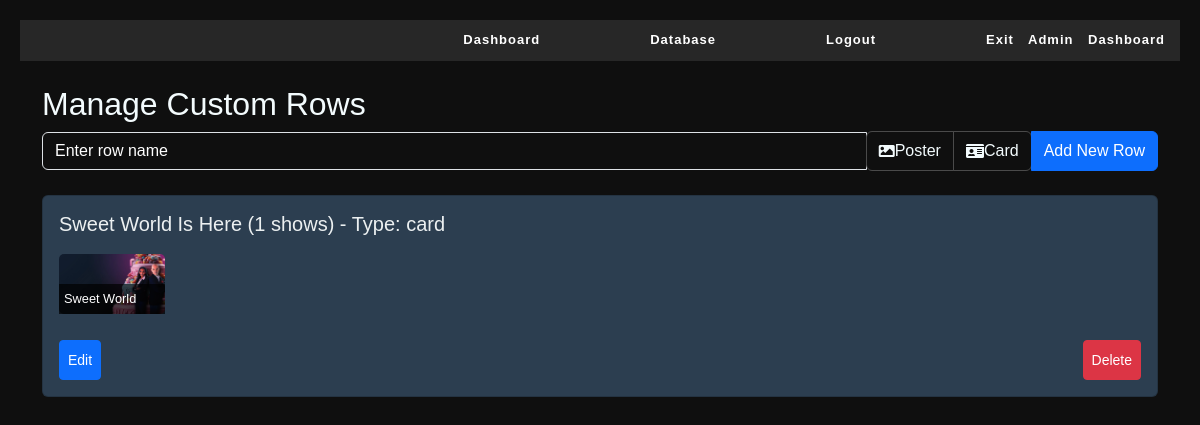
The page /custom_rows (signed in) on the database its author committed.
### app/models.py (models this page shows)
class CustomRow(db.Model):
    id = db.Column(db.String(36), primary_key=True, default=lambda: str(uuid.uuid4()))
    name = db.Column(db.String(100), nullable=False)
    shows = db.relationship('Show', secondary=custom_row_shows, backref='custom_rows')
    show_order = db.Column(MutableList.as_mutable(PickleType), default=[])
    order = db.Column(db.Integer, nullable=False, default=0)
    row_type = db.Column(db.String(20), default='poster')  # 'poster' or 'card'
    custom_text = db.Column(db.Text)  # For the customizable text blob
    show_custom_text = db.Column(db.JSON, default={})

class Show(db.Model):
    id = db.Column(db.String(36), primary_key=True)
    name = db.Column(db.String(100), nullable=False)
    description = db.Column(db.Text)
    poster_url = db.Column(db.String(200), nullable=False)
    logo_url = db.Column(db.String(200))
    banner_poster_url = db.Column(db.String(200))
    air_time = db.Column(db.String(50))
    seasons = db.relationship('Season', backref='show', lazy=True)
    theme_color = db.Column(db.String(7))
    card_image_url = db.Column(db.String(200))

### app/routes/admin.py (the view, shortened to what this page needs)
@bp.route('/custom_rows', methods=['GET', 'POST'])
@login_required
def manage_custom_rows():
    custom_rows = CustomRow.query.order_by(CustomRow.order).all()
    for row in custom_rows:
        row.ordered_shows = sorted(row.shows, key=lambda x: row.show_order.index(x.id) if x.id in row.show_order else len(row.show_order))
    return render_template('custom_rows.html', custom_rows=custom_rows)

### app/__init__.py (called while the page is built)
def create_app():
    app = Flask(__name__)
    app.config['UPLOAD_FOLDER'] = os.path.join(app.root_path, 'static', 'uploads')
    app.config.from_object(Config)
    app.jinja_env.filters['time_to_12hour'] = time_to_12hour
    app.jinja_env.filters['format_air_time'] = format_air_time
    db.init_app(app)
    login_manager = LoginManager(app)
    login_manager.login_view = 'auth.login'
    @login_manager.user_loader
    def load_user(user_id):
        return User.query.get(int(user_id))
    from app.routes import main, admin, auth
    app.register_blueprint(main.bp)
    app.register_blueprint(admin.bp)
    app.register_blueprint(auth.bp)
    return app

### app/templates/custom_rows.html (shortened to what this page needs)
<!DOCTYPE html>
<html lang="en">
<head>
    <link rel="stylesheet" href="{{ url_for('static', filename='css/style.css') }}">
    <link rel="stylesheet" href="https://cdnjs.cloudflare.com/ajax/libs/font-awesome/5.15.3/css/all.min.css">
    <link href="https://cdn.jsdelivr.net/npm/bootstrap@5.3.0/dist/css/bootstrap.min.css" rel="stylesheet">
    <link rel="stylesheet" href="https://code.jquery.com/ui/1.12.1/themes/base/jquery-ui.css">
</head>
<body>
    <header>
        <nav>
            <ul class="nav-links">
                <li><a href="{{ url_for('admin.admin_dashboard') }}">Dashboard</a></li>
                <li><a href="{{ url_for('admin.admin_database') }}">Database</a></li>
                <li><a href="{{ url_for('auth.logout') }}">Logout</a></li>
                <li><a href="{{ url_for('main.show_selection') }}">Exit Admin Dashboard</a></li>
            </ul>
        </nav>
    </header>
    <main class="container mt-4">
        <h2>Manage Custom Rows</h2>
        <form method="POST" class="mb-4">
            <div class="input-group">
                <input type="text" class="form-control" name="name" required placeholder="Enter row name" style="background-color: transparent; color: #ecf0f1 !important;">
                <div class="btn-group" role="group" aria-label="Row type">
                    <label class="btn btn-outline-secondary" for="poster"><i class="fas fa-image"></i> Poster</label>
                    <label class="btn btn-outline-secondary" for="card"><i class="fas fa-id-card"></i> Card</label>
                </div>
                <button type="submit" class="btn btn-primary">Add New Row</button>
            </div>
        </form>
        <div id="sortable-rows">
            {% for row in custom_rows %}
            <div class="card custom-row-card" data-row-id="{{ row.id }}">
                <div class="card-body">
                    <h5 class="card-title">{{ row.name }} ({{ row.shows|length }} shows) - Type: {{ row.row_type }}</h5>
            <div class="custom-row-show-preview">
                {% for show in row.ordered_shows %}
                    {% if row.row_type == 'poster' %}
                        <img class="custom-row-preview-image" src="{{ show.poster_url }}" alt="{{ show.name }}" title="{{ show.name }}">
                    {% else %}
                        <div class="custom-row-card-preview" style="background-image: url('{{ show.card_image_url or show.banner_poster_url }}');">
                            <div class="custom-row-card-preview-content">{{ show.name }}</div>
                        </div>
                    {% endif %}
                {% endfor %}
            </div>
                    <div class="row-actions mt-3">
                        <a href="{{ url_for('admin.edit_custom_row', row_id=row.id) }}" class="btn btn-sm btn-primary">Edit</a>
                        <a href="{{ url_for('admin.delete_custom_row', row_id=row.id) }}" class="btn btn-sm btn-danger" onclick="return confirm('Are you sure you want to delete this row?');">Delete</a>
                    </div>
                </div>
            </div>
            {% endfor %}
        </div>
    </main>
</body>
</html>

### app/static/css/style.css (style rules this page uses)
body { font-family: 'Aileron', sans-serif !important; line-height: 1.6 !important; margin: 0 !important; padding: 20px !important; background-color: #0f0f0f !important; }
h1, h2, h3, h4 { font-weight: 900; color: #f3fbfd !important; font-size: 1.8rem; }
p, label, input { font-weight: 900; color: #f3fbfd !important; }
a { color: #007bff; text-decoration: none; }
header { background-color: rgba(255, 255, 255, 0.1); padding: 10px 0; }
.nav-links { list-style-type: none; padding: 0; margin: 0; display: flex; justify-content: center; }
.nav-links li { margin: 0 15px; }
.nav-links a { color: #f3fbfd; text-decoration: none; font-weight: bold; transition: color 0.3s; }
.btn { display: inline-block; height: 40px; padding: 8px 16px; border-radius: 5px; text-decoration: none; text-align: center; transition: background-color 0.3s, color 0.3s; }
.btn-primary { background-color: #007bff; color: white; }
.btn-danger { background-color: #dc3545; color: white; }
.nav-links { display: flex; justify-content: right; gap: 40px; }
.nav-links a { color: white; text-decoration: none; margin-left: 40px; font-size: 13px; transition: color 0.3s ease, transform 0.3s ease; letter-spacing: 1px; word-spacing: 10px; display: flex; align-items: center; height: 100%; }
body { padding-top: 70px; }
:root { --glow-color: var(--theme-color, rgba(255, 255, 255, 0.5)); }

### app/templates/custom_rows.html (style rules this page uses)
.custom-row-card { margin-bottom: 20px; background-color: #2c3e50; color: #ecf0f1; cursor: move; }
.custom-row-show-preview { display: flex; overflow-x: auto; padding: 10px 0; }
.custom-row-card-preview { width: 106px; height: 60px; background-size: cover; background-position: center; border-radius: 5px; margin-right: 10px; position: relative; }
.custom-row-card-preview-content { position: absolute; bottom: 0; left: 0; right: 0; padding: 5px; background: rgba(0, 0, 0, 0.7); color: white; font-size: 0.8em; white-space: nowrap; overflow: hidden; text-overflow: ellipsis; }
.row-actions { display: flex; justify-content: space-between; align-items: center; }
.btn { display: flex; justify-content: center; align-items: center; }
input::placeholder { color: white !important; opacity: 0.7; }
.input-group { display: flex; justify-content: center; align-items: center; }
.btn-outline-secondary { color: #a0a0a0; border-color: #4a4a4a; background-color: transparent; }

### rows shown on the page
CustomRow: name "Sweet World Is Here", shows|length "1", row_type "card"
Show: card_image_url (picture), name "Sweet World"
